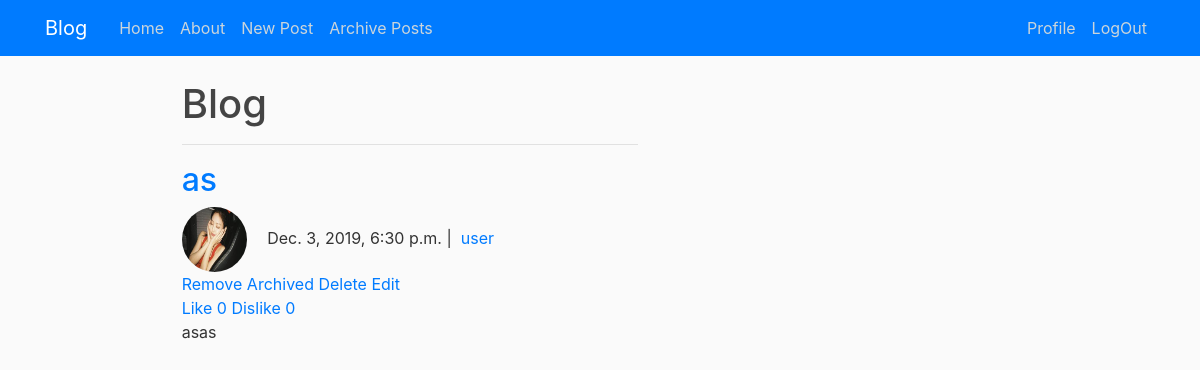
The page /archive/ (signed in) on the database its author committed.
### blog/models.py (models this page shows, shortened)
class Post(models.Model):
    title = models.CharField(max_length=100)
    content = models.TextField()
    date_posted = models.DateTimeField(default=timezone.now)
    author = models.ForeignKey(User,on_delete=models.CASCADE)
    categories = models.ManyToManyField('Category',related_name='posts')
    likes = models.IntegerField(default=0)
    dislikes = models.IntegerField(default=0)

### users/models.py (models this page shows, shortened)
class Profile(models.Model):
    user = models.OneToOneField(User,on_delete=models.CASCADE)
    image = models.ImageField(default='default.jpg',upload_to='profile_pics')

### blog/views.py (the view)
# urls.py: path('archive/',views.archived,name="blog-archived"),
@login_required
def archived(request):
    user = request.user
    archives = Archive.objects.values_list('post', flat=True).filter(user=user)
    posts = Post.objects.filter(pk__in=set(archives))
    context = {
        "posts":posts
    }
    return render(request,"blog/archivePost.html",context)

### blog/templates/blog/archivePost.html (shortened to what this page needs)
{% extends "blog/base.html" %}
{% block content %}
<div class="col-md-8 offset-md-2">
    <h1>Blog</h1>
    <hr>
    {% for post in posts %}
    <h2><a href="{% url 'blog-detail' post.pk %}">{{ post.title }}</a></h2>
    <img class="rounded-circle article-img" src = "{{ post.author.profile.image.url }}" alt="">
    {{post.date_posted}} |&nbsp;
    <a class="mr-2" href="#">{{ post.author }}</a>
    <br>
    <a href = "{% url 'blog-unarchive' post.pk %}">Remove Archived</a>
    {% if user == post.author %}
    <a href = "{% url 'blog-delete' post.pk %}">Delete</a>
    <a href = "{% url 'blog-edit' post.pk %}">Edit</a>
    {% endif %}
    <br>
    <a href="{% url 'blog-like' post.pk %}">Like {{ post.likes }}</a>
    <a href="{% url 'blog-dislike' post.pk %}">Dislike {{ post.dislikes }}</a>
    <p class="article-content">{{ post.content }}</p>
    {% endfor %}
    </div>
{% endblock content %}

### blog/static/blog/main.css (style rules this page uses)
body { background: #fafafa; color: #333333; margin-top: 5rem; }
h1, h2, h3, h4, h5, h6 { color: #444444; }
.article-content { white-space: pre-line; }
.article-img { height: 65px; width: 65px; margin-right: 16px; }

### rows shown on the page
Post: title "as", author.profile.image (picture), date_posted "Dec. 3, 2019, 6:30 p.m.", author "user", shows "Delete", likes "0", dislikes "0", content "asas"
